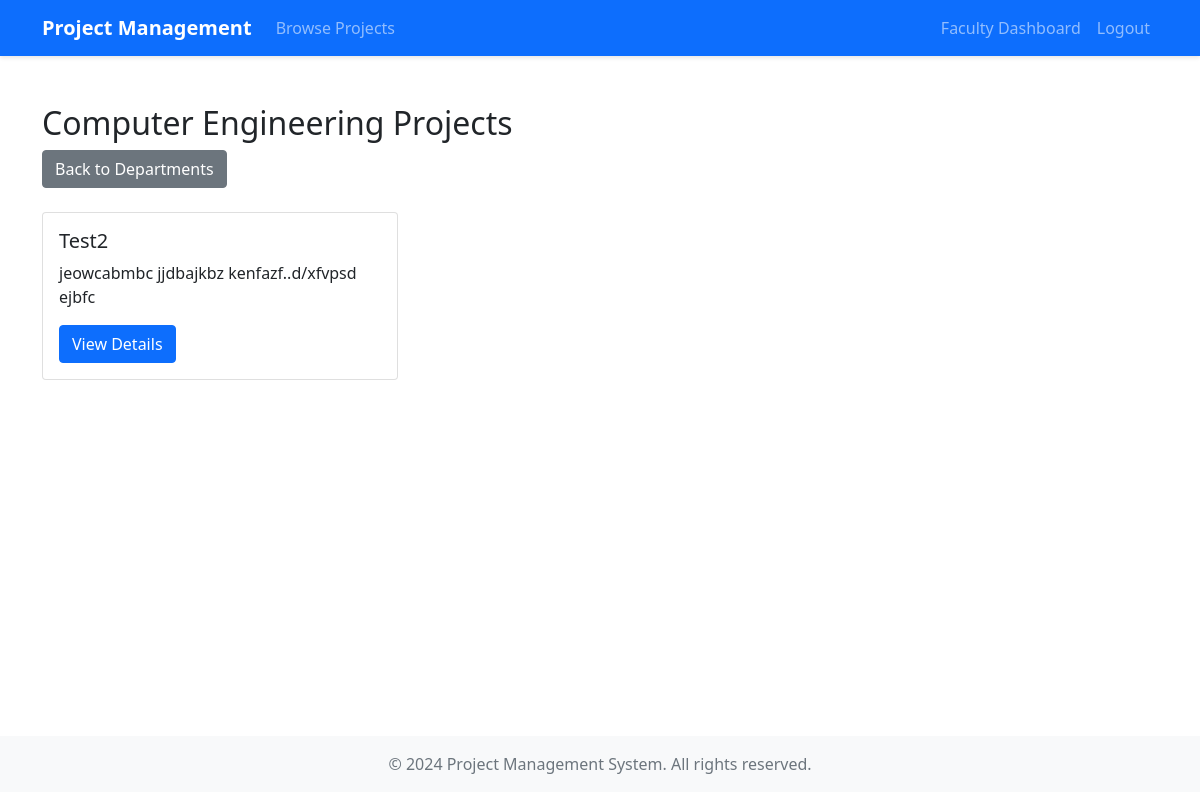
The page /departments/COMP/ (signed in) on the database its author committed.
### core/models.py (models this page shows, shortened)
class Project(models.Model):
    title = models.CharField(max_length=255)
    student = models.ForeignKey(Student, on_delete=models.CASCADE, related_name='projects')
    description = models.TextField()
    video = models.FileField(upload_to='project_videos/')
    created_at = models.DateTimeField(auto_now_add=True)
    updated_at = models.DateTimeField(auto_now=True)

### core/views.py (the view)
# urls.py: path('departments/<str:department_code>/', views.department_projects, name='department_projects'),
def department_projects(request, department_code):
    department_name = dict(Faculty.DEPARTMENT_CHOICES)[department_code]
    projects = Project.objects.filter(
        student__faculty__department=department_code
    ).order_by('-created_at')
    return render(request, 'core/department_projects.html', {
        'department_name': department_name,
        'projects': projects
    })

### templates/core/department_projects.html (shortened to what this page needs)
{% extends 'core/base.html' %}
{% block content %}
<div class="container mt-4">
    <div class="row">
        <div class="col-12 mb-4">
            <h2>{{ department_name }} Projects</h2>
            <a href="{% url 'department_selection' %}" class="btn btn-secondary">Back to Departments</a>
        </div>
    </div>
    <div class="row">
        {% if projects %}
            {% for project in projects %}
            <div class="col-md-4 mb-4">
                <div class="card h-100">
                    <div class="card-body">
                        <h5 class="card-title">{{ project.title }}</h5>
                        <p class="card-text">{{ project.description|truncatechars:100 }}</p>
                        <button type="button" class="btn btn-primary" data-bs-toggle="modal" data-bs-target="#projectModal{{ project.id }}">
                            View Details
                        </button>
                    </div>
                </div>
            </div>
            {% endfor %}
        {% else %}
            <div class="col-12">
                <div class="alert alert-info">
                    No projects available for this department yet.
                </div>
            </div>
        {% endif %}
    </div>
</div>
{% endblock %}

### rows shown on the page
Project: title "Test2", description "jeowcabmbc jjdbajkbz kenfazf..d/xfvpsd ejbfc"

### other values the page prints
{{ department_name }} "Computer Engineering"
